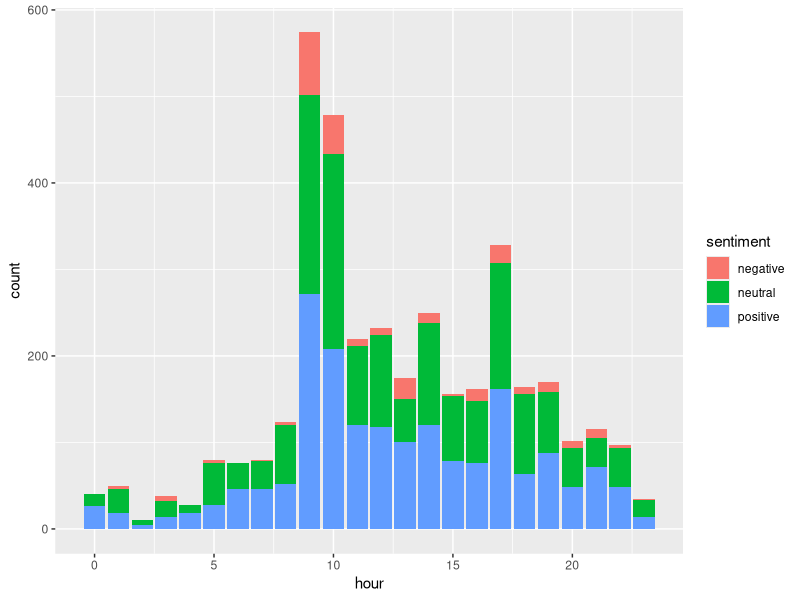

Write the R code that produced this figure. (Note: this script raises an error after producing the figure.)
## ---- chunk 1
knitr::opts_chunk$set(echo = TRUE)
## ---- chunk 2
library(ggplot2)
library(tidyr)
library(dplyr)

cls <- c(hour="numeric", user_id="character")
t_data <- read.csv('tweets_sentiment.csv', stringsAsFactors=FALSE )

ggplot(data = t_data, aes(x=hour, fill = sentiment)) + 
  geom_bar()
  scale_fill_manual("legend", values = c("positive" = "#66b3ff", "neutral" = "#BEBEBE", "negative" = "#ff9999")) + 
  scale_x_continuous(breaks = seq(0,24, 1)) +
  ylab("sentiment") + 
  ggtitle("OSS sentiment from Twitter on Aug29", subtitle = NULL)
## ---- chunk 3
ggplot(t_data, aes(x = factor(1), fill = factor(user_lang))) +
  geom_bar(width = 1) + 
  coord_polar(theta = "y") +
  xlab("user count") +
  guides(fill=guide_legend(title="User Country"))
## ---- chunk 4
tdata_sum <- group_by(t_data, user_lang)%>%
  summarise(
    count = n()
  )

ggplot(data = tdata_sum, aes(x = user_lang, fill = factor(count))) + 
  geom_bar(stat = "identity", aes(y = count))
## ---- chunk 5
ggplot(data = t_data, aes(x = hour, fill = sentiment)) + 
  geom_density()
